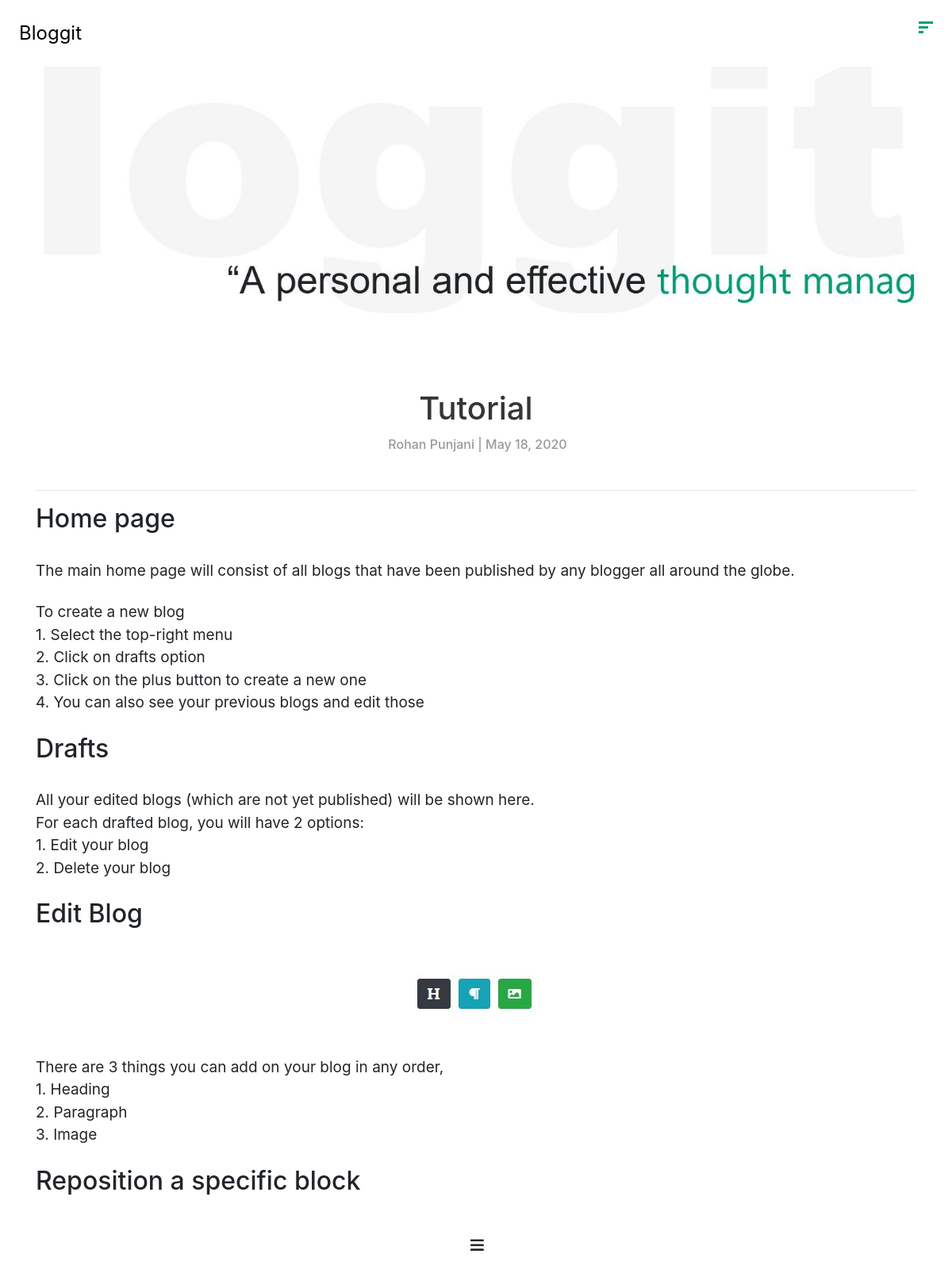
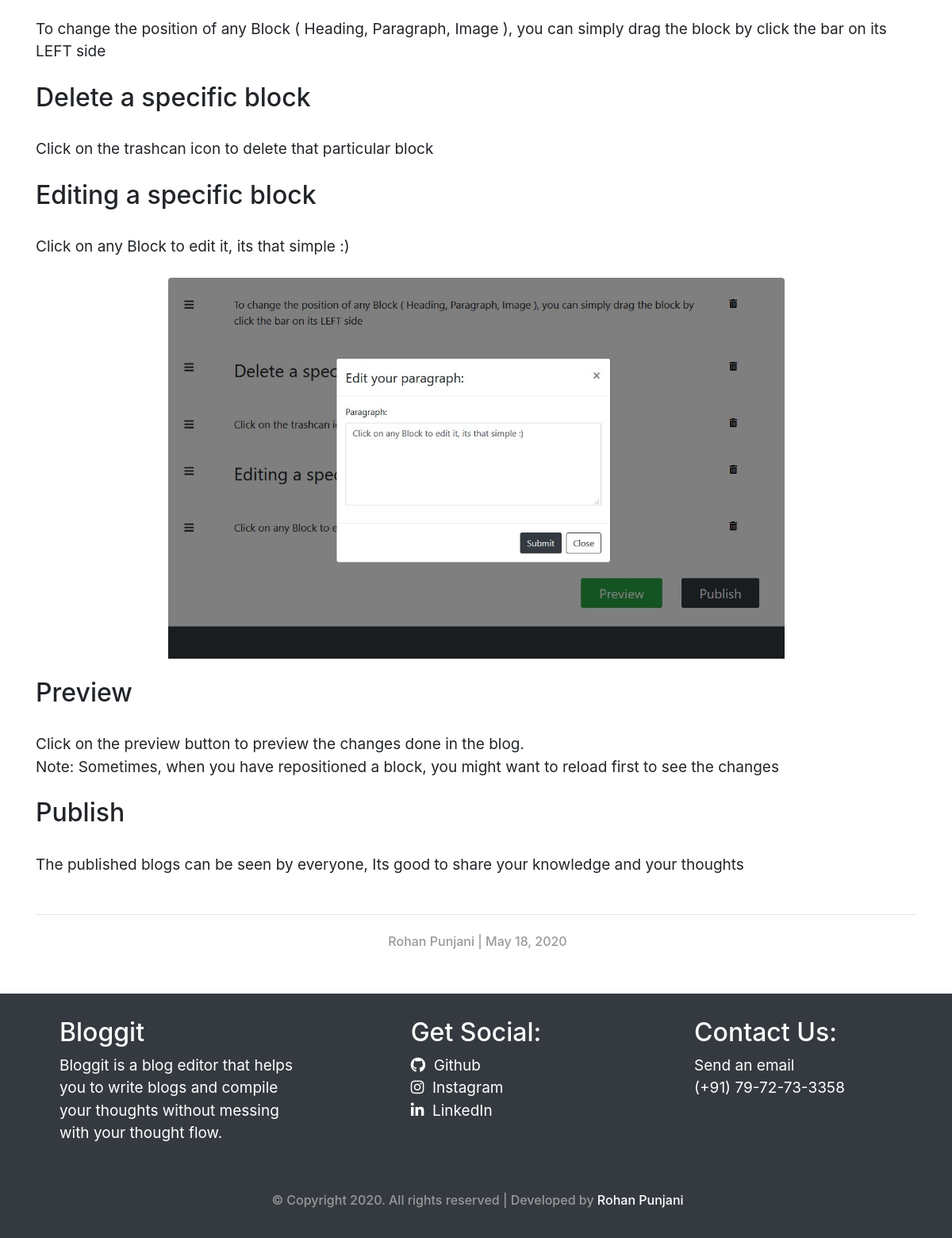
The page /view/45 (signed in) on the database its author committed (2 pictures, top to bottom).
### blog/models.py (models this page shows, shortened)
class blog(models.Model):
    user = models.ForeignKey(User, on_delete=models.CASCADE)
    heading = models.CharField(max_length=100)
    cover_img = models.ImageField(upload_to='blog_covers/%y/%m/%d', default='blog_covers/img5.jpg')
    isPublished = models.BooleanField(default=False)
    created_at = models.DateTimeField(auto_now_add=True)
    updated_at = models.DateTimeField(auto_now=True)
    views = models.IntegerField(default=0)

class block(models.Model):
    blog = models.ForeignKey(blog, on_delete=models.CASCADE)
    position = models.IntegerField(default=0)
    title = models.CharField(max_length=50, blank=True)
    content = models.TextField(blank=True)
    image = models.ImageField(upload_to='images/blocks/%y/%m/%d', blank=True, null=True)
    isMerged = models.BooleanField(default=False)
    created_at = models.DateTimeField(auto_now_add=True)
    updated_at = models.DateTimeField(auto_now=True)

### blog/views.py (the view)
# urls.py: path('view/<int:id>', views.view_blog, name='view_blog'),
def view_blog(request, id):
    if(not request.user.is_authenticated):
        return redirect('/')
    feed = blog.objects.get(pk=id)
    feed.views = feed.views + 1
    feed.save()
    blocks = feed.block_set.all().order_by('position')
    return render(request, 'view.html', {
        "feed" : feed,
        "blocks": blocks
    })

### blog/templates/view.html (shortened to what this page needs)
<!DOCTYPE html>
<html lang="en">
<head>
    {% load static %}
    <link rel="stylesheet" href="{% static 'styles/bootstrap.css' %}">
    <link rel="stylesheet" href="{% static 'styles/nav.css' %}">
</head>
<body>
    <nav class="outer_nav">
        <li><a href="../">Bloggit</a></li>
        <li class="burger" state="ham">
            <div class="bar bar1"></div>
            <div class="bar bar2"></div>
            <div class="bar bar3"></div>
        </li>
    </nav>
    <div class="container">
        <div id="cover" class="row">
            <div class="col-md-12">
                <img src="{{ feed.cover_img.url }}" class="img-fluid min-height-20 mx-auto d-block" alt="">
                <br>
                <center>
                    <h1>{{feed.heading}}</h1>
                    <h6>{{feed.user.first_name}} {{feed.user.last_name}} | {{ feed.updated_at.date }}</h6>
                    <br>
                </center>
                <hr>
            </div>
        </div>
        <div id="content" class="row justify-content-md-center">
            {% for block in blocks %}
            <div class="col-md-12">
                {% if block.title %}
                    <h2>{{block.title}}</h2>
                {% endif %}
                {% if block.image.url != '/media/False' %}
                    <div class="img_container">
                        <img class="img-fluid rounded mx-auto d-block" src="{{block.image.url}}" alt="">
                    </div>
                {% endif %}
                {% if block.content %}
                <p style="white-space: pre-line">{{block.content}}</p>
                {% endif %}
                <br>
            </div>
            {% endfor %}
        </div>
    </div>
    <center class="container">
        <hr class="my-4">
        <h6>{{feed.user.first_name}} {{feed.user.last_name}} | {{ feed.updated_at.date }}</h6>
        <br><br>
    </center>
    <footer class="bg-dark text-white d-flex justify-content-center align-items-center">
        <div class="row container">
            <div class="col-md-4 d-flex justify-content-center" style="padding: 30px;">
                <div class="wrapper">
                    <h2 class="text-white bg-dark p-0">Bloggit</h2>
                    <p>
                        Bloggit is a blog editor that helps you to write blogs and compile your thoughts without messing with your thought flow.
                    </p>
                </div>
            </div>
            <div class="col-md-4 d-flex justify-content-center" style="padding: 30px 10px;">
                <div class="wrapper">
                    <h2 class="text-white bg-dark p-0">Get Social:</h2>
                    <p>
                        <a class="text-white" href="https://www.github.com/rohanpunjani"><i class="fa fa-github"></i>&nbsp;&nbsp;Github</a>
                    </p>
                    <p>
                        <a class="text-white" href="https://www.instagram.com/rohan__punjani/"><i class="fa fa-instagram"></i>&nbsp;&nbsp;Instagram</a>
                    </p>
                    <p>
                        <a class="text-white" href="https://www.linkedin.com/in/rohan-punjani-5175a9163/"><i class="fa fa-linkedin"></i>&nbsp;&nbsp;LinkedIn</a>
                    </p>
                </div>
            </div>
            <div class="col-md-4 d-flex justify-content-center"  style="padding: 30px 0;">
                <div class="wrapper">
                    <h2 class="text-white bg-dark p-0">Contact Us:</h2>
                    <p>
                        <a href="mailto:nahorpunjani@gmail.com" class="text-white">Send an email</a>
                     </p>
                    <p>
                        <a href="tel:+917972733358"  class="text-white">(+91) 79-72-73-3358</a>
                    </p>
                </div>
            </div>
            <div class="col-md-12 d-flex justify-content-center"  style="padding: 30px 0;">
                <h6>&copy; Copyright 2020. All rights reserved | Developed by <a href="https://rohan-punjani-portfolio.netlify.app" class="text-white">Rohan Punjani</a></h6>
            </div>
        </div>
    </footer>
</body>
</html>

### blog/static/styles/nav.css (style rules this page uses)
* { margin: 0; padding: 0; box-sizing: border-box; }
:root { --font-family-sans-serif: -apple-system,BlinkMacSystemFont,"Segoe UI",Roboto,"Helvetica Neue",Arial,sans-serif,"Apple Color Emoji","Segoe UI Emoji","Segoe UI Symbol"; --font-family-monospace: SFMono-Regular,Menlo,Monaco,Consolas,"Liberation Mono","Courier New",monospace; }
* { font-family: -apple-system, BlinkMacSystemFont, "Segoe UI", Roboto, Helvetica, Arial, sans-serif, "Apple Color Emoji", "Segoe UI Emoji", "Segoe UI Symbol"; }
h1 { font-family: inherit; font-weight: 500; line-height: 1.2; color: #353535; font-size: 2.5rem; margin: .75rem 0; }
h6 { color: #999; padding-left: .25rem; font-size: 1rem; }
h2 { font-size: 2rem; }
p { font-size: 19px; margin-bottom: 0; }
html,body { scroll-behavior: smooth; max-width: 100vw; overflow-x: hidden; min-height: 100vh; }
nav { display: flex; font-size: 3vh; font-family: fantasy; justify-content: space-between; width: 100vw; position: fixed; z-index: 5; background: white; }
li { list-style-type: none; padding: 3vh; }
li a { color: black; text-decoration: none; }
.burger { cursor: pointer; }
.bar { width: 18px; height: 3px; background: #029e74; margin: 3px 0; }
.bar1 { width: 18px; }
.bar2 { width: 12px; }
.bar3 { width: 6px; }

### blog/templates/view.html (style rules this page uses)
:root { --font-family-sans-serif: -apple-system,BlinkMacSystemFont,"Segoe UI",Roboto,"Helvetica Neue",Arial,sans-serif,"Apple Color Emoji","Segoe UI Emoji","Segoe UI Symbol"; --font-family-monospace: SFMono-Regular,Menlo,Monaco,Consolas,"Liberation Mono","Courier New",monospace; }
* { font-family: -apple-system, BlinkMacSystemFont, "Segoe UI", Roboto, Helvetica, Arial, sans-serif, "Apple Color Emoji", "Segoe UI Emoji", "Segoe UI Symbol"; }
.min-height-20 { min-height: 20vh; }
h1 { font-family: inherit; font-weight: 500; line-height: 1.2; color: #353535; font-size: 2.5rem; margin: .75rem 0; }
h6 { color: #999; padding-left: .25rem; font-size: 1rem; }
h2 { font-size: 2rem; }
p { font-size: 19px; }
.img_container { overflow: hidden; max-height: 60vh; }
.img_container img { max-width: 70%; }

### rows shown on the page
blog: cover_img (picture), heading "Tutorial", user.first_name "Rohan", user.last_name "Punjani", updated_at "May 18, 2020"
block: title "Home page"
block: content "The main home page will consist of all blogs that have been published by any blogger all around the globe."
block: content "To create a new blog 1. Select the top-right menu 2. Click on drafts option 3. Click on the plus button to create a new one 4. You can also see your previous blogs and edit those"
block: title "Drafts"
block: content "All your edited blogs (which are not yet published) will be shown here. For each drafted blog, you will have 2 options: 1. Edit your blog 2. Delete your blog"
block: title "Edit Blog"
block: image (picture)
block: content "There are 3 things you can add on your blog in any order, 1. Heading 2. Paragraph 3. Image"
block: title "Reposition a specific block"
block: image (picture)
block: content "To change the position of any Block ( Heading, Paragraph, Image ), you can simply drag the block by click the bar on its LEFT side"
block: title "Delete a specific block"
block: content "Click on the trashcan icon to delete that particular block"
block: title "Editing a specific block"
block: content "Click on any Block to edit it, its that simple :)"
block: image (picture)
block: title "Preview"
block: content "Click on the preview button to preview the changes done in the blog. Note: Sometimes, when you have repositioned a block, you might want to reload first to see the changes"
block: title "Publish"
block: content "The published blogs can be seen by everyone, Its good to share your knowledge and your thoughts"
